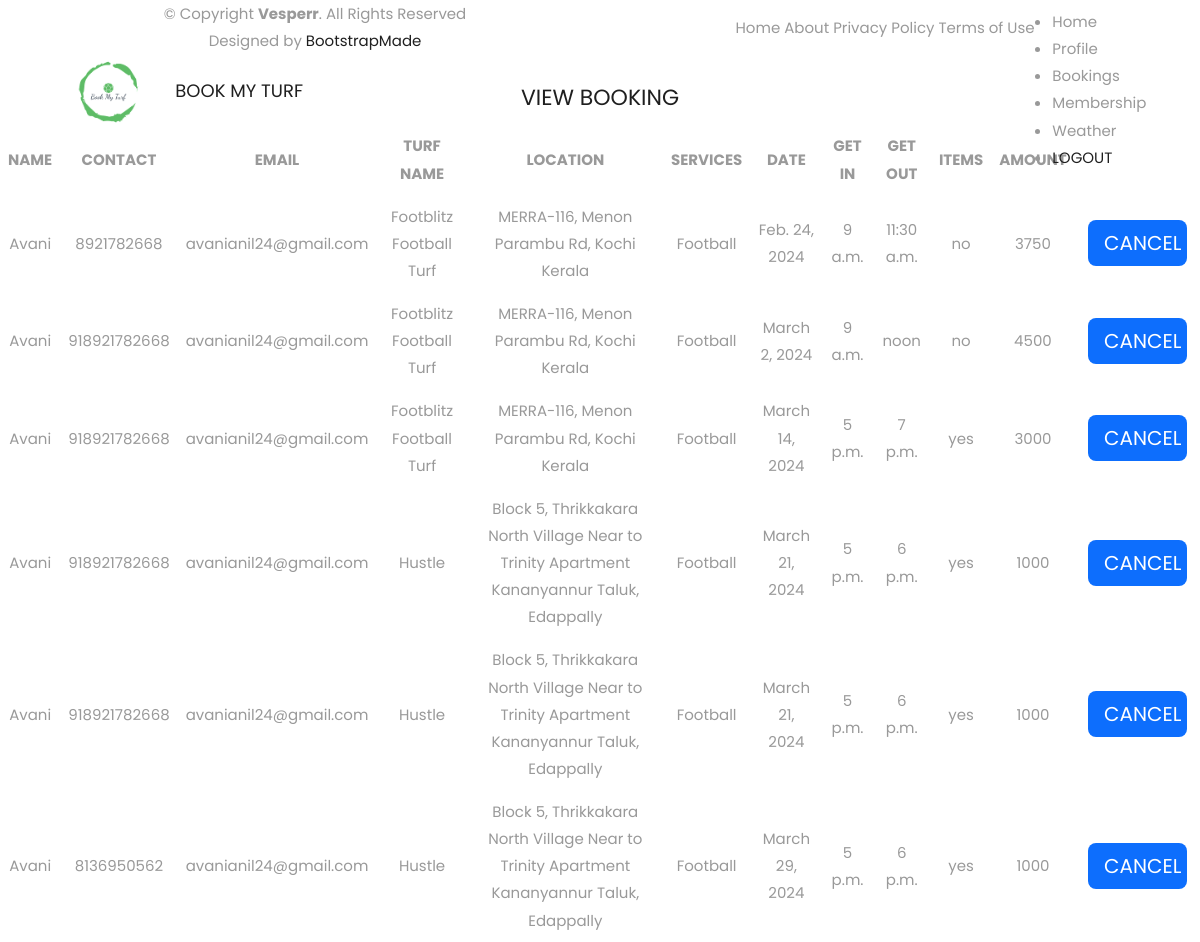
The app's page /viewbooking/ (signed in) with its own data.
### turf_app/models.py (models this page shows)
class bookingtbl(models.Model):
    user_id = models.ForeignKey(usertbl,on_delete=models.CASCADE,null=True)
    fname = models.CharField(max_length=20, null=True)
    contact = models.IntegerField(null=True)
    email = models.EmailField(null=True)
    tname = models.CharField(max_length=20, null=True)
    loc = models.CharField(max_length=50, null=True)
    timing = models.CharField(max_length=20, null=True)
    amenities = models.TextField(max_length=60, null=True)
    services = models.CharField(max_length=60, null=True)
    bookdate = models.DateField(null=True)
    getin = models.TimeField(null=True)
    getout = models.TimeField(null=True)
    items = models.CharField(max_length=7, null=True)
    totalamt = models.IntegerField(null=True)

### turf_app/views.py (the view)
# urls.py: path("viewbooking/", views.viewbooking),
def viewbooking(request):
    v = bookingtbl.objects.filter(user_id=request.session['i'])
    return render(request, "viewbooking.html", {"v": v})

### templates/viewbooking.html (shortened to what this page needs)
<!DOCTYPE html>
<html lang="en">
<head>
</head>
<body>
{% include 'topnavuser.html' %}
 <div class="body-wrapper">
<h2>VIEW BOOKING</h2>
<table style="width:100%">
    <tr>
        <th>NAME</th>
        <th>CONTACT</th>
        <th>EMAIL</th>
        <th>TURF NAME</th>
        <th>LOCATION</th>
        <th>SERVICES</th>
        <th>DATE</th>
        <th>GET IN</th>
        <th>GET OUT</th>
        <th>ITEMS</th>
        <th>AMOUNT</th>
    </tr>
    {%for i in v%}
    <tr>
        <td>{{i.fname}}</td>
        <td>{{i.contact}}</td>
        <td>{{i.email}}</td>
        <td>{{i.tname}}</td>
        <td>{{i.loc}}</td>
        <td>{{i.services}}</td>
        <td>{{i.bookdate}}</td>
        <td>{{i.getin}}</td>
        <td>{{i.getout}}</td>
        <td>{{i.items}}</td>
        <td>{{i.totalamt}}</td>
        <td> <a href="/" class="btn btn-primary btn-lg btn-block" style="width:90%;">CANCEL</a></td>
    </tr>
    {%endfor%}
</table>
 </div>
</body>
</html>

### static/css/style.css (style rules this page uses)
* { box-sizing: border-box; margin: 0; padding: 0; }
body { color: #999; font-size: 15px; font-family: 'Poppins', sans-serif; line-height: 1.80857; }
a { color: #f3e7e7; text-decoration: none !important; outline: none !important; -webkit-transition: all .3s ease-in-out; -moz-transition: all .3s ease-in-out; -ms-transition: all .3s ease-in-out; -o-transition: all .3s ease-in-out; transition: all .3s ease-in-out; }
h1, h2, h3, h4, h5, h6 { letter-spacing: 0; font-weight: normal; position: relative; padding: 0 0 10px 0; font-weight: normal; line-height: normal; color: #1f1f1f; margin: 0 }
h2 { font-size: 22px }
a { color: #1f1f1f; text-decoration: none; outline: none; }
a, .btn { text-decoration: none !important; outline: none !important; -webkit-transition: all .3s ease-in-out; -moz-transition: all .3s ease-in-out; -ms-transition: all .3s ease-in-out; -o-transition: all .3s ease-in-out; transition: all .3s ease-in-out; }
.btn { border: 0 !important; }

### templates/viewbooking.html (style rules this page uses)
body { margin: 0; font-family: Arial, Helvetica, sans-serif; }
table { border-collapse: collapse; width: 100% }
tr,td,th { border: 1px solid #dddddd; text-align: center; padding: 8px; }
h2 { text-align: center; }

### records on screen
bookingtbl: fname "Avani", contact "8921782668", email "avanianil24@gmail.com", tname "Footblitz Football Turf", loc "MERRA-116, Menon Parambu Rd, Kochi Kerala", services "Football", bookdate "Feb. 24, 2024", getin "9 a.m.", getout "11:30 a.m.", items "no", totalamt "3750"
bookingtbl: fname "Avani", contact "918921782668", email "avanianil24@gmail.com", tname "Footblitz Football Turf", loc "MERRA-116, Menon Parambu Rd, Kochi Kerala", services "Football", bookdate "March 2, 2024", getin "9 a.m.", getout "noon", items "no", totalamt "4500"
bookingtbl: fname "Avani", contact "918921782668", email "avanianil24@gmail.com", tname "Footblitz Football Turf", loc "MERRA-116, Menon Parambu Rd, Kochi Kerala", services "Football", bookdate "March 14, 2024", getin "5 p.m.", getout "7 p.m.", items "yes", totalamt "3000"
bookingtbl: fname "Avani", contact "918921782668", email "avanianil24@gmail.com", tname "Hustle", loc "Block 5, Thrikkakara North Village Near to Trinity Apartment Kananyannur Taluk, Edappally", services "Football", bookdate "March 21, 2024", getin "5 p.m.", getout "6 p.m.", items "yes", totalamt "1000"
bookingtbl: fname "Avani", contact "918921782668", email "avanianil24@gmail.com", tname "Hustle", loc "Block 5, Thrikkakara North Village Near to Trinity Apartment Kananyannur Taluk, Edappally", services "Football", bookdate "March 21, 2024", getin "5 p.m.", getout "6 p.m.", items "yes", totalamt "1000"
bookingtbl: fname "Avani", contact "8136950562", email "avanianil24@gmail.com", tname "Hustle", loc "Block 5, Thrikkakara North Village Near to Trinity Apartment Kananyannur Taluk, Edappally", services "Football", bookdate "March 29, 2024", getin "5 p.m.", getout "6 p.m.", items "yes", totalamt "1000"
